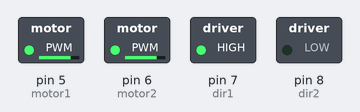
Bench run of a sketch on a simulated Arduino Uno, built with avr-gcc and run on an emulated ATmega328P. On the bench: switched loads named in the sketch (green lamp = pin HIGH).

Above: at 0.05 s.
At 1.95 s:
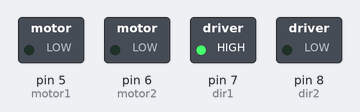
At 2.95 s:
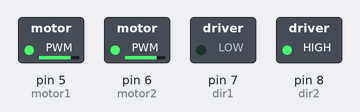
At 3.95 s:
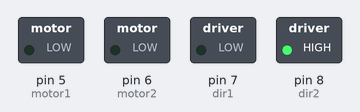
Timing chart, 0 to 5.2 s (numbered marks = the images above):
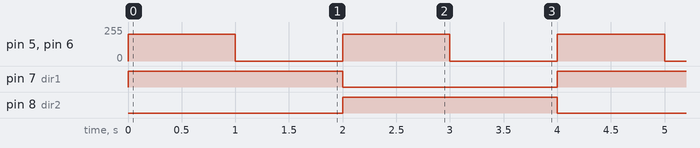

The sketch:

basic_mov.ino
```cpp
const int motor1 = 5;
const int motor2 = 6;
const int dir1 = 7;
const int dir2 = 8;

void setup() {
  pinMode(motor1, OUTPUT);
  pinMode(motor2, OUTPUT);
  pinMode(dir1, OUTPUT);
  pinMode(dir2, OUTPUT);
}

void loop() {

  digitalWrite(dir1, HIGH);
  digitalWrite(dir2, LOW);
  analogWrite(motor1, 200);
  analogWrite(motor2, 200);

  delay(1000);

  analogWrite(motor1, 0);
  analogWrite(motor2, 0);

  delay(1000);

  digitalWrite(dir1, LOW);
  digitalWrite(dir2, HIGH);
  analogWrite(motor1, 200);
  analogWrite(motor2, 200);

  delay(1000);

  analogWrite(motor1, 0);
  analogWrite(motor2, 0);

  delay(1000);
}
```

Measured:
- by itself, pin 5 (motor1), pin 6 (motor2): alternates 200/255 for 1.0 s and 0/255 for 1.0 s
- by itself, pin 7 (dir1), pin 8 (dir2): alternates HIGH for 2.0 s and LOW for 2.0 s
